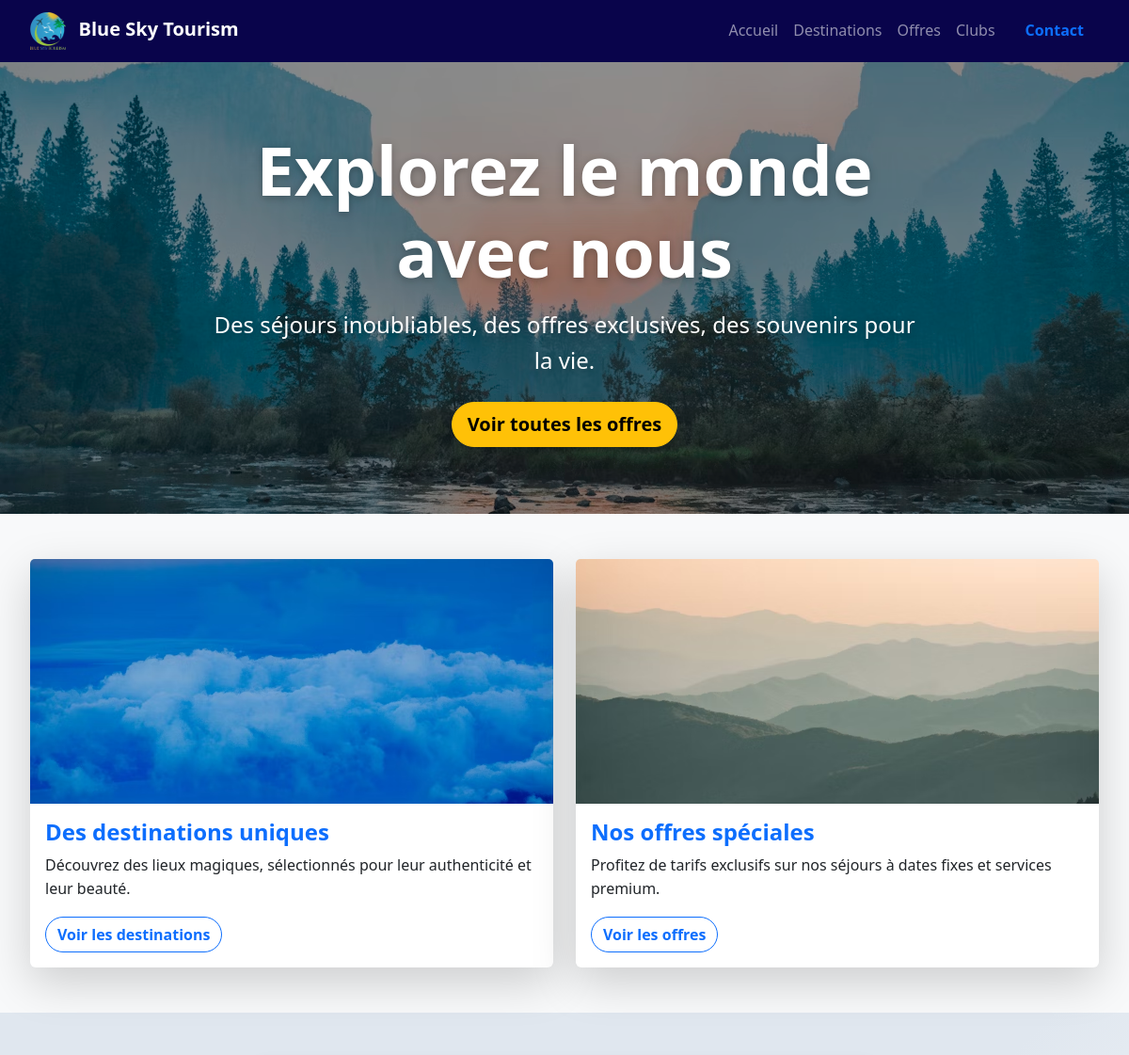
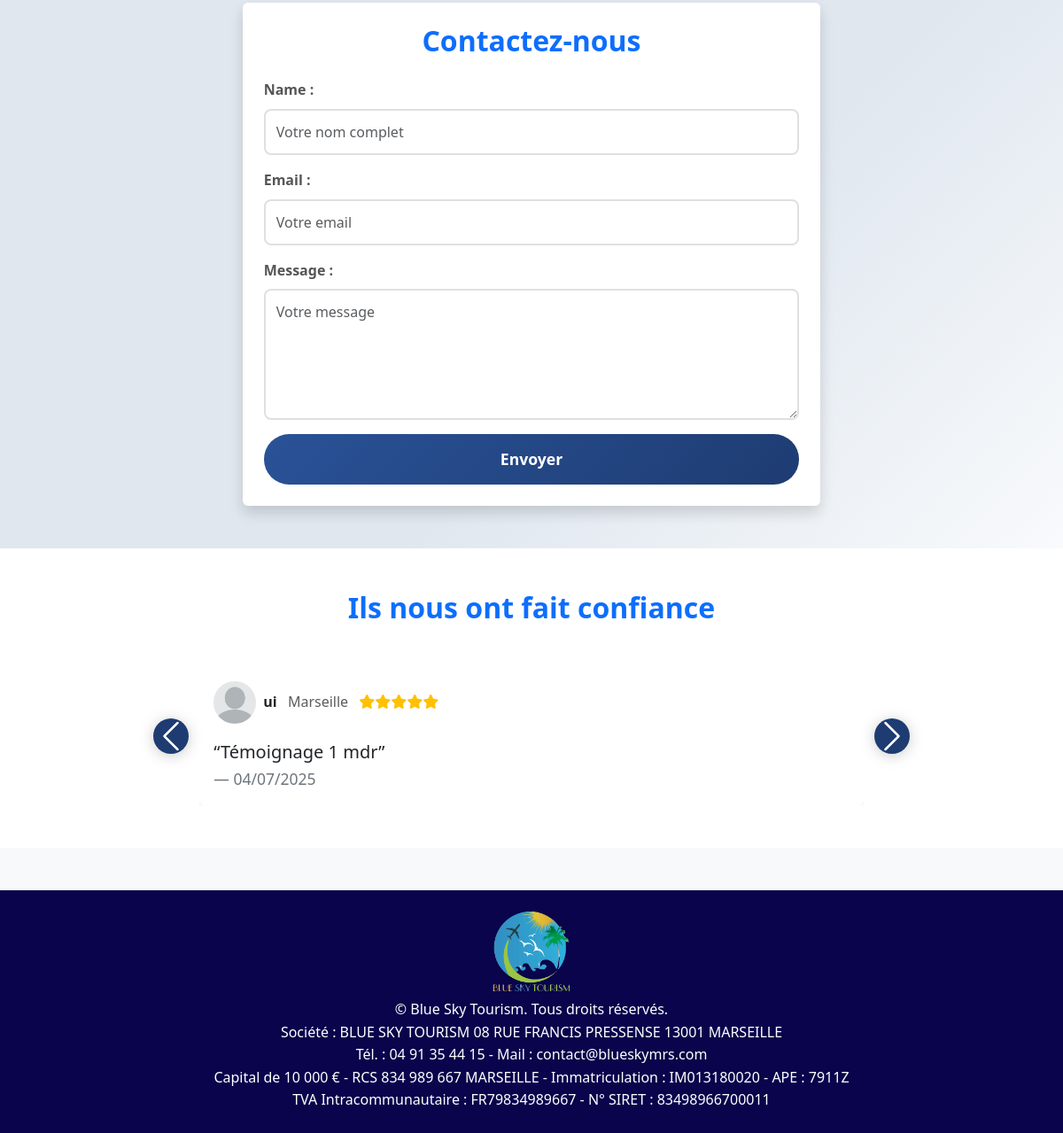
The page / on the database its author committed (2 pictures, top to bottom).
### tourism/models.py (models this page shows, shortened)
class Testimonial(models.Model):
    client_name = models.CharField(max_length=200, verbose_name="Nom du client")
    client_city = models.CharField(max_length=100, verbose_name="Ville du client")
    rating = models.IntegerField(
        validators=[MinValueValidator(1), MaxValueValidator(5)],
        default=5,
        verbose_name="Note"
    )
    comment = models.TextField(verbose_name="Commentaire")
    is_featured = models.BooleanField(default=False, verbose_name="Témoignage vedette")
    created_at = models.DateTimeField(auto_now_add=True)
    class Meta:
        verbose_name = "Témoignage"
        verbose_name_plural = "Témoignages"
        ordering = ['-created_at']
    @property
    def stars_range(self):
        return range(self.rating)

### tourism/views.py (the view, shortened to what this page needs)
# urls.py: path('', views.home_view, name='home'),
def home_view(request):
    featured_destinations = Destination.objects.filter(is_featured=True)[:6]
    club_services = ClubService.objects.filter(is_active=True)[:6]
    special_offers = SpecialOffer.objects.filter(is_active=True)[:3]
    testimonials = Testimonial.objects.filter(is_featured=True)[:3]
    featured_travel_offers = TravelOffer.objects.filter(is_featured=True, is_active=True)[:3]
    search_form = SearchForm()
    if request.method == 'POST' and 'search_submit' in request.POST:
        search_form = SearchForm(request.POST)
        if search_form.is_valid():
            search_query = search_form.save()
            messages.success(request, 'Votre recherche a été enregistrée. Nous vous contacterons bientôt avec les meilleures offres!')
            return redirect('tourism:home')
    contact_form = ContactForm()
    context = {
        'destinations': featured_destinations,
        'club_services': club_services,
        'special_offers': special_offers,
        'testimonials': testimonials,
        'featured_travel_offers': featured_travel_offers,
        'search_form': search_form,
        'contact_form': contact_form,
    }
    return render(request, 'tourism/home.html', context)

### tourism/forms.py
class ContactForm(forms.ModelForm):
    class Meta:
        model = ContactMessage
        fields = ['name', 'email', 'message']
        widgets = {
            'name': forms.TextInput(attrs={
                'class': 'form-control',
                'placeholder': 'Votre nom complet'
            }),
            'email': forms.EmailInput(attrs={
                'class': 'form-control',
                'placeholder': 'Votre email'
            }),
            'message': forms.Textarea(attrs={
                'class': 'form-control',
                'rows': 5,
                'placeholder': 'Votre message'
            }),
        }

### templates/tourism/home.html (shortened to what this page needs)
{% extends 'tourism/base.html' %}
{% load static %}
{% block content %}
<section class="position-relative" style="min-height: 60vh;">
  <img src="{% static 'tourism/img/hero-bg.jpg' %}" alt="Voyage" class="w-100 h-100 position-absolute top-0 start-0" style="object-fit:cover;filter:brightness(0.6);min-height:60vh;">
  <div class="container position-relative z-2" style="min-height: 60vh;">
    <div class="row align-items-center justify-content-center" style="min-height: 60vh;">
      <div class="col-lg-8 text-center text-white">
        <h1 class="display-2 fw-bold mb-3 text-shadow">Explorez le monde avec nous</h1>
        <p class="lead mb-4 fs-4 text-shadow">Des séjours inoubliables, des offres exclusives, des souvenirs pour la vie.</p>
        <a href="{% url 'tourism:offers_list' %}" class="btn btn-warning btn-lg rounded-pill fw-bold shadow">Voir toutes les offres</a>
      </div>
    </div>
  </div>
</section>
<section class="py-5 bg-light">
  <div class="container">
    <div class="row g-4">
      <div class="col-md-6">
        <div class="card border-0 shadow-lg h-100 hover-zoom">
          <img src="{% static 'tourism/img/hero1.jpg' %}" class="card-img-top" alt="Destinations" style="height:260px;object-fit:cover;">
          <div class="card-body">
            <h4 class="card-title fw-bold text-primary">Des destinations uniques</h4>
            <p class="card-text">Découvrez des lieux magiques, sélectionnés pour leur authenticité et leur beauté.</p>
            <a href="{% url 'tourism:destinations' %}" class="btn btn-outline-primary rounded-pill">Voir les destinations</a>
          </div>
        </div>
      </div>
      <div class="col-md-6">
        <div class="card border-0 shadow-lg h-100 hover-zoom">
          <img src="{% static 'tourism/img/hero2.jpg' %}" class="card-img-top" alt="Offres" style="height:260px;object-fit:cover;">
          <div class="card-body">
            <h4 class="card-title fw-bold text-primary">Nos offres spéciales</h4>
            <p class="card-text">Profitez de tarifs exclusifs sur nos séjours à dates fixes et services premium.</p>
            <a href="{% url 'tourism:offers_list' %}" class="btn btn-outline-primary rounded-pill">Voir les offres</a>
          </div>
        </div>
      </div>
    </div>
  </div>
</section>
<section class="py-5" id="contact" style="background: linear-gradient(135deg, #e0e7ef 60%, #f8fafc 100%);">
  <div class="container">
    <div class="row justify-content-center">
      <div class="col-lg-7">
        <div class="card shadow border-0">
          <div class="card-body p-4">
            <h2 class="fw-bold mb-4 text-primary text-center">Contactez-nous</h2>
            <form method="post" action="{% url 'tourism:contact' %}">
              <div class="mb-3">
                {{ contact_form.name.label_tag }}
                {{ contact_form.name }}
              </div>
              <div class="mb-3">
                {{ contact_form.email.label_tag }}
                {{ contact_form.email }}
              </div>
              <div class="mb-3">
                {{ contact_form.message.label_tag }}
                {{ contact_form.message }}
              </div>
              <button type="submit" class="btn btn-primary w-100 rounded-pill fw-bold">Envoyer</button>
            </form>
          </div>
        </div>
      </div>
    </div>
  </div>
</section>
<section class="py-5 bg-white" id="avis">
  <div class="container">
    <h2 class="fw-bold mb-5 text-primary text-center">Ils nous ont fait confiance</h2>
    <div class="row justify-content-center">
      <div class="col-lg-8">
        <div id="carouselTestimonials" class="carousel slide" data-bs-ride="carousel">
          <div class="carousel-inner">
            {% for testimonial in testimonials %}
              <div class="carousel-item {% if forloop.first %}active{% endif %}">
                <div class="card border-0 shadow-sm">
                  <div class="card-body">
                    <div class="d-flex align-items-center mb-3">
                      <img src="{% static 'tourism/img/avatar.png' %}" alt="Avatar" class="rounded-circle me-2" style="width:48px;height:48px;object-fit:cover;">
                      <div>
                        <strong>{{ testimonial.client_name }}</strong>
                        {% if testimonial.client_city %}
                          <span class="text-muted ms-2">{{ testimonial.client_city }}</span>
                        {% endif %}
                        <span class="text-warning ms-2">
                          {% for _ in testimonial.stars_range %}<i class="fas fa-star"></i>{% endfor %}
                        </span>
                      </div>
                    </div>
                    <blockquote class="blockquote mb-0">
                      <p class="mb-1 fs-5">“{{ testimonial.comment }}”</p></p>
                      <footer class="blockquote-footer">{{ testimonial.created_at|date:"d/m/Y" }}</footer>
                    </blockquote>
                  </div>
                </div>
              </div>
            {% endfor %}
          </div>
          {% if testimonials|length > 1 %}
          <button class="carousel-control-prev" type="button" data-bs-target="#carouselTestimonials" data-bs-slide="prev">
            <span class="carousel-control-prev-icon"></span>
          </button>
          <button class="carousel-control-next" type="button" data-bs-target="#carouselTestimonials" data-bs-slide="next">
            <span class="carousel-control-next-icon"></span>
          </button>
          {% endif %}
        </div>
      </div>
    </div>
  </div>
</section>
{% endblock %}

### static/tourism/css/style.css (style rules this page uses)
* { margin: 0; padding: 0; box-sizing: border-box; }
body { font-family: "Segoe UI", Tahoma, Geneva, Verdana, sans-serif; line-height: 1.6; color: #333; }
.form-group input, .form-group select, .form-group textarea, .form-control { padding: 12px; border: 2px solid #e0e0e0; border-radius: 8px; font-size: 1rem; transition: border-color 0.3s, box-shadow 0.3s; font-family: inherit; background-color: #fff; color: #333; width: 100%; box-sizing: border-box; pointer-events: auto; user-select: text; -webkit-user-select: text; -moz-user-select: text; -ms-user-select: text; }
.form-group input:not([disabled]):not([readonly]), .form-group select:not([disabled]):not([readonly]), .form-group textarea:not([disabled]):not([readonly]), .form-control:not([disabled]):not([readonly]) { cursor: text; }
.search-btn, .btn-primary { grid-column: 1 / -1; background: linear-gradient(135deg, #ff6b35, #f7931e); color: white; border: none; padding: 15px 30px; border-radius: 8px; font-size: 1.1rem; font-weight: 600; cursor: pointer; transition: transform 0.3s, box-shadow 0.3s; text-decoration: none; display: inline-block; text-align: center; }
.container { max-width: 1200px; margin: 0 auto; padding: 0 2rem; }
.card { border: none; box-shadow: 0 2px 10px rgba(0, 0, 0, 0.1); }
.btn { border-radius: 8px; font-weight: 600; transition: all 0.3s ease; }
.btn-primary { background: linear-gradient(135deg, #2a5298, #1e3c72); border: none; }
.card .form-control, .card .form-group input, .card .form-group select, .card .form-group textarea { background-color: #fff !important; border: 2px solid #e0e0e0 !important; color: #333 !important; pointer-events: auto !important; user-select: text !important; }
.card label, .form-group label { color: #555 !important; font-weight: 600 !important; margin-bottom: 0.5rem !important; display: block !important; }

### templates/tourism/home.html (style rules this page uses)
.text-shadow { text-shadow: 0 2px 8px rgba(0,0,0,0.25); }
.carousel-control-prev, .carousel-control-next { filter: drop-shadow(0 2px 8px rgba(0,0,0,0.2)); opacity: 1 !important; }
.carousel-control-prev-icon, .carousel-control-next-icon { background-color: #1e3c72; border-radius: 50%; width: 2.5rem; height: 2.5rem; }
#carouselTestimonials { position: relative; }
#carouselTestimonials .carousel-control-prev, #carouselTestimonials .carousel-control-next { top: 50%; transform: translateY(-50%); width: 3rem; height: 3rem; opacity: 1 !important; z-index: 2; }
#carouselTestimonials .carousel-control-prev { left: -3.5rem; }
#carouselTestimonials .carousel-control-next { right: -3.5rem; }

### rows shown on the page
Testimonial: client_name "ui", client_city "Marseille", rating 5 (drawn), comment "Témoignage 1 mdr", created_at "04/07/2025"

### other values the page prints
{{ contact_form.name.label_tag }} "Name :"
{{ contact_form.email.label_tag }} "Email :"
{{ contact_form.message.label_tag }} "Message :"
